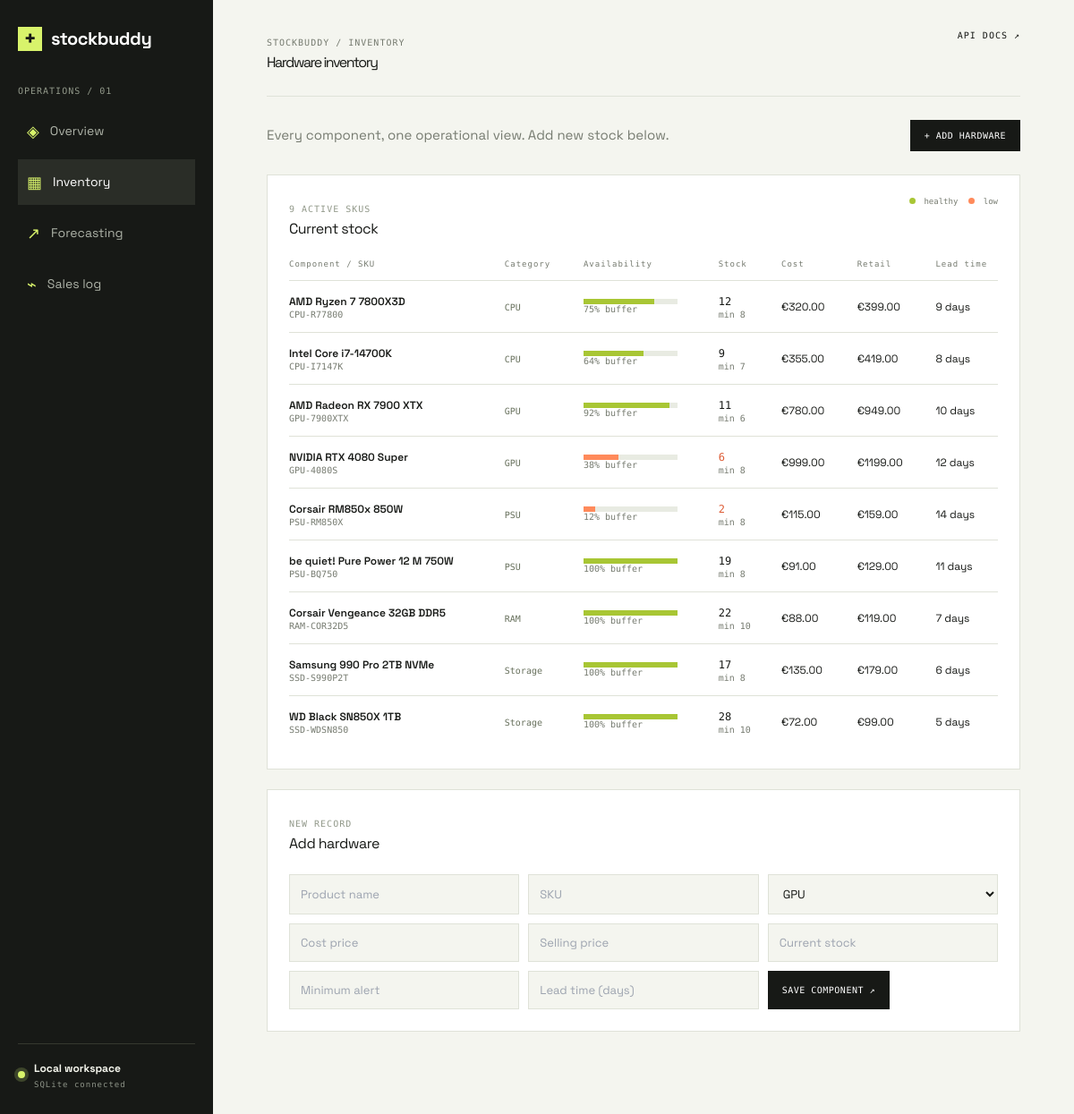
Page /inventory on the committed database.
### models.py (models this page shows)
class Product(SQLModel, table=True):
    id: Optional[int] = Field(default=None, primary_key=True)
    name: str = Field(index=True)
    category: str = Field(index=True)
    sku: str = Field(index=True, unique=True)
    cost_price: float
    selling_price: float
    current_stock: int = Field(default=0)
    min_stock_alert: int = Field(default=5)
    lead_time_days: int = Field(default=7)

### main.py (the view)
@app.get("/inventory", response_class=HTMLResponse)
def inventory(request: Request, session: SessionDep):
    return templates.TemplateResponse(request=request, name="inventory.html", context=page_context(request, session))

### templates/inventory.html
{% extends 'base.html' %}{% block title %}Inventory{% endblock %}{% block heading %}Hardware inventory{% endblock %}{% block content %}
<div class="intro-row"><p class="lede">Every component, one operational view. Add new stock below.</p><a class="button" href="#add-item">+ ADD HARDWARE</a></div>
<section class="panel"><div class="panel-head"><div><span class="eyebrow">{{ products|length }} ACTIVE SKUS</span><h2>Current stock</h2></div><div class="availability-key"><span><i class="key-dot healthy"></i> healthy</span><span><i class="key-dot low"></i> low</span></div></div><div class="table-wrap"><table><thead><tr><th>Component / SKU</th><th>Category</th><th>Availability</th><th>Stock</th><th>Cost</th><th>Retail</th><th>Lead time</th></tr></thead><tbody>{% for product in products %}{% set stock_ratio = [product.current_stock / (product.min_stock_alert * 2) * 100, 100]|min %}<tr><td><strong>{{ product.name }}</strong><small>{{ product.sku }}</small></td><td><span class="category">{{ product.category }}</span></td><td class="availability-cell"><div class="availability-bar"><span class="availability-fill {% if product.current_stock <= product.min_stock_alert %}low{% endif %}" style="width:{{ stock_ratio }}%"></span></div><small>{{ stock_ratio|round|int }}% buffer</small></td><td><span class="stock-number {% if product.current_stock <= product.min_stock_alert %}urgent{% endif %}">{{ product.current_stock }}</span><small>min {{ product.min_stock_alert }}</small></td><td>€{{ '%.2f'|format(product.cost_price) }}</td><td>€{{ '%.2f'|format(product.selling_price) }}</td><td>{{ product.lead_time_days }} days</td></tr>{% endfor %}</tbody></table></div></section>
<section id="add-item" class="panel form-panel"><div class="panel-head"><div><span class="eyebrow">NEW RECORD</span><h2>Add hardware</h2></div></div><form method="post" action="/inventory" class="form-grid"><input name="name" placeholder="Product name" required><input name="sku" placeholder="SKU" required><select name="category"><option>GPU</option><option>CPU</option><option>RAM</option><option>Storage</option><option>PSU</option></select><input name="cost_price" type="number" step="0.01" placeholder="Cost price" required><input name="selling_price" type="number" step="0.01" placeholder="Selling price" required><input name="current_stock" type="number" placeholder="Current stock" required><input name="min_stock_alert" type="number" placeholder="Minimum alert" required><input name="lead_time_days" type="number" placeholder="Lead time (days)" required><button class="button" type="submit">SAVE COMPONENT ↗</button></form></section>
{% endblock %}

### static/custom.css (style rules this page uses)
:root { --ink:#171916;--muted:#767b70;--line:#dfe2d8;--paper:#f4f5ef;--lime:#d8f36b;--orange:#ff8a5b;--white:#fff }
* { box-sizing:border-box }
body { margin:0;background:var(--paper);color:var(--ink);font-family:'Space Grotesk',sans-serif }
.eyebrow,.breadcrumb,th,small,.date-chip,.api-link { font:500 10px 'DM Mono',monospace;letter-spacing:1px }
.eyebrow { color:#92998a;margin:38px 0 14px }
h2 { font-size:19px;margin:7px 0 0;letter-spacing:-.5px }
.intro-row { display:flex;justify-content:space-between;align-items:center;padding:26px 0 }
.lede { color:var(--muted);font-size:15px;margin:0;max-width:560px }
.stat-card small,.table-wrap small,.forecast-label small,.margin-row small,.recommendation small { display:block;color:var(--muted);font-size:10px;letter-spacing:0 }
.panel { background:#fff;border:1px solid var(--line);padding:24px;margin-bottom:22px }
.panel-head { display:flex;justify-content:space-between;align-items:start;margin-bottom:22px }
table { width:100%;border-collapse:collapse;text-align:left }
th { color:var(--muted);font-size:9px;padding:0 12px 13px }
td { border-top:1px solid var(--line);padding:14px 12px;font-size:12px }
td:first-child,th:first-child { padding-left:0 }
td:last-child,th:last-child { padding-right:0 }
td strong { font-size:12px;font-weight:600 }
.days,.stock-number { font-family:'DM Mono',monospace }
.urgent,.profit { color:#dd5d37 }
.category { font:500 10px 'DM Mono',monospace;color:#67705c }
.button { display:inline-block;border:0;background:var(--ink);color:#fff;padding:12px 16px;font:500 10px 'DM Mono',monospace;letter-spacing:.5px;text-decoration:none;cursor:pointer }
.form-grid { display:grid;grid-template-columns:repeat(3,1fr);gap:10px }
.form-grid .button { width:max-content }
.form-grid input,.form-grid select,.sale-form input,.sale-form select { border:1px solid var(--line);background:var(--paper);padding:12px;font:13px 'Space Grotesk',sans-serif;min-width:0 }
.availability-key { display:flex;gap:12px;color:var(--muted);font:9px 'DM Mono',monospace }
.key-dot { display:inline-block;width:7px;height:7px;border-radius:50%;background:#a8c634;margin-right:4px }
.key-dot.low { background:var(--orange) }
.availability-cell { min-width:125px }
.availability-bar { height:6px;width:105px;background:#e8ebe2 }
.availability-fill { display:block;height:100%;background:#a8c634 }
.availability-fill.low { background:var(--orange) }

### rows in the picture
Product: name "AMD Ryzen 7 7800X3D", sku "CPU-R77800", category "CPU", stock_ratio "75", current_stock "12", min_stock_alert "8", cost_price "320.00", selling_price "399.00", lead_time_days "9"
Product: name "Intel Core i7-14700K", sku "CPU-I7147K", category "CPU", stock_ratio "64", current_stock "9", min_stock_alert "7", cost_price "355.00", selling_price "419.00", lead_time_days "8"
Product: name "AMD Radeon RX 7900 XTX", sku "GPU-7900XTX", category "GPU", stock_ratio "92", current_stock "11", min_stock_alert "6", cost_price "780.00", selling_price "949.00", lead_time_days "10"
Product: name "NVIDIA RTX 4080 Super", sku "GPU-4080S", category "GPU", stock_ratio "38", current_stock "6", min_stock_alert "8", cost_price "999.00", selling_price "1199.00", lead_time_days "12"
Product: name "Corsair RM850x 850W", sku "PSU-RM850X", category "PSU", stock_ratio "12", current_stock "2", min_stock_alert "8", cost_price "115.00", selling_price "159.00", lead_time_days "14"
Product: name "be quiet! Pure Power 12 M 750W", sku "PSU-BQ750", category "PSU", stock_ratio "100", current_stock "19", min_stock_alert "8", cost_price "91.00", selling_price "129.00", lead_time_days "11"
Product: name "Corsair Vengeance 32GB DDR5", sku "RAM-COR32D5", category "RAM", stock_ratio "100", current_stock "22", min_stock_alert "10", cost_price "88.00", selling_price "119.00", lead_time_days "7"
Product: name "Samsung 990 Pro 2TB NVMe", sku "SSD-S990P2T", category "Storage", stock_ratio "100", current_stock "17", min_stock_alert "8", cost_price "135.00", selling_price "179.00", lead_time_days "6"
Product: name "WD Black SN850X 1TB", sku "SSD-WDSN850", category "Storage", stock_ratio "100", current_stock "28", min_stock_alert "10", cost_price "72.00", selling_price "99.00", lead_time_days "5"

### other values in the picture
{{ self.title()|upper }} "INVENTORY"
{{ products|length }} "9"
